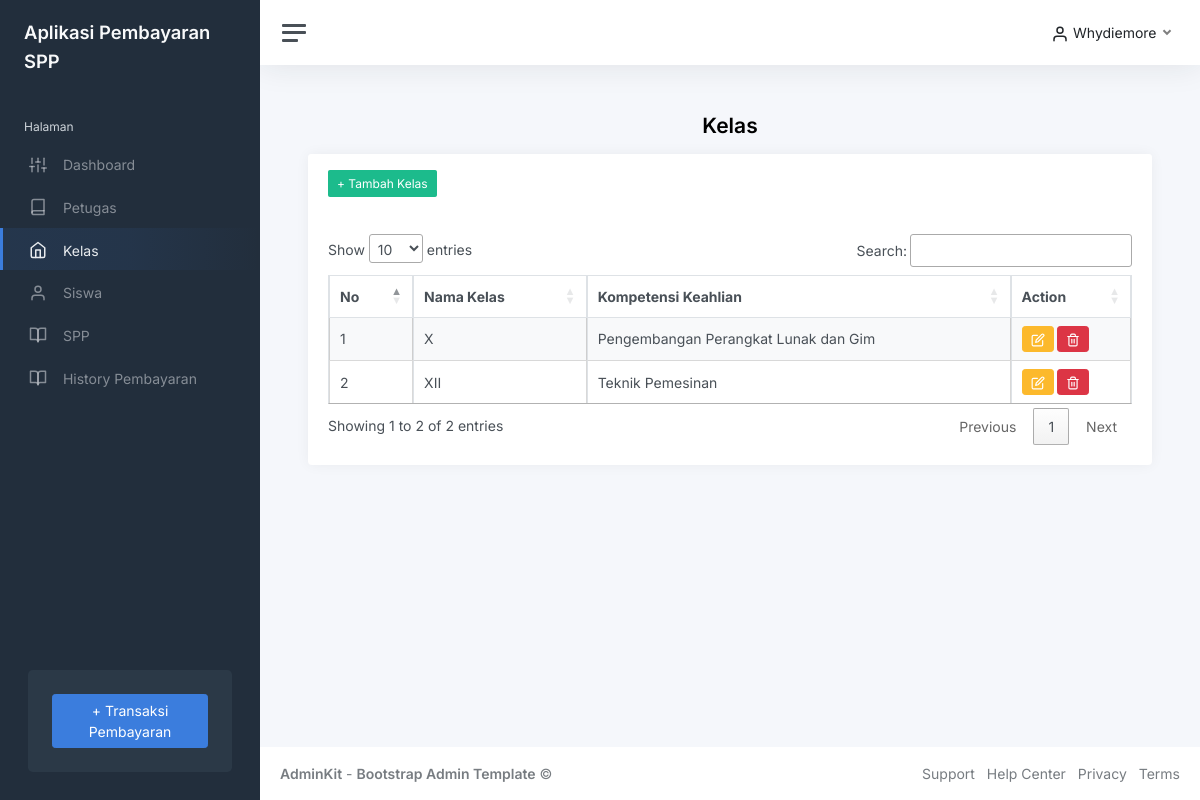
The app's page /index.php?page=kelas (signed in) with its own data.
### tables this page shows
CREATE TABLE `kelas` (
  `id_kelas` int(11) NOT NULL,
  `nama_kelas` varchar(10) NOT NULL,
  `kompetensi_keahlian` varchar(50) NOT NULL
);

### kelas.php (the view, shortened to what this page needs)
<h1 class="h3 mb-3" align="center"><strong>Kelas</strong></h1>
<div class="row">
	<div class="col-12">
		<div class="card flex-fill">
			<div class="card-header">
				<a href="?page=tambahkelas" class="btn btn-success btn-sm">+ Tambah Kelas</a>
			</div>
			<div class="card-body">
				<table class="table table-bordered table-striped table-hover cell-border" id="kelas">
					<thead align="center">
						<tr>
							<th>No</th>
							<th>Nama Kelas</th>
							<th>Kompetensi Keahlian</th>
							<th>Action</th>
						</tr>
					</thead>
					<tbody>
						<?php
						$no = 1;
						$query = mysqli_query($koneksi, "SELECT*FROM kelas");
						while ($data = mysqli_fetch_array($query)) {
						?>
							<tr>
								<td><?php echo $no; ?></td>
								<td><?php echo $data['nama_kelas']; ?></td>
								<td><?php echo $data['kompetensi_keahlian']; ?></td>
								<td>
									<a href="?page=edit_kelas&id=<?php echo $data['id_kelas']; ?>" class="btn btn-warning btn-sm rounded"><i data-feather="edit"></i></a>
									<a href="?page=hapus_kelas&id=<?php echo $data['id_kelas']; ?>" class="btn btn-danger btn-sm rounded"><i data-feather="trash-2"></i></a>
								</td>
							</tr>
						<?php
							$no++;
						}
						?>
					</tbody>
				</table>
			</div>
		</div>
	</div>
</div>

### records on screen
kelas: nama_kelas "X", kompetensi_keahlian "Pengembangan Perangkat Lunak dan Gim"
kelas: nama_kelas "XII", kompetensi_keahlian "Teknik Pemesinan"

### other values on screen
$_SESSION['user']['nama_petugas'] "Whydiemore"
